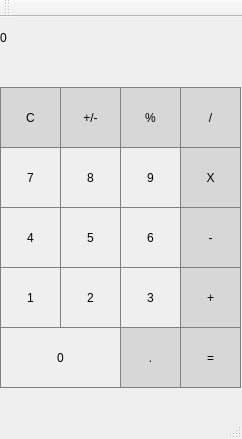
<?xml version="1.0" encoding="UTF-8"?>
<ui version="4.0">
 <class>MainWindow</class>
 <widget class="QMainWindow" name="MainWindow">
  <property name="geometry">
   <rect>
    <x>0</x>
    <y>0</y>
    <width>242</width>
    <height>439</height>
   </rect>
  </property>
  <property name="windowTitle">
   <string>MainWindow</string>
  </property>
  <widget class="QWidget" name="centralWidget">
   <widget class="QPushButton" name="pushButton_procenat">
    <property name="geometry">
     <rect>
      <x>120</x>
      <y>70</y>
      <width>61</width>
      <height>61</height>
     </rect>
    </property>
    <property name="styleSheet">
     <string notr="true">QPushButton { background-color: rgb(215, 215, 215); border: 1px solid grey; } QPushButton:pressed { background-color: qlineargradient(x1: 0, y1: 0, x2: 0, y2: 1, stop: 0 #BEBEBE, stop: 1 #D7D7D7); }</string>
    </property>
    <property name="text">
     <string>%</string>
    </property>
   </widget>
   <widget class="QPushButton" name="pushButton_pim">
    <property name="geometry">
     <rect>
      <x>60</x>
      <y>70</y>
      <width>61</width>
      <height>61</height>
     </rect>
    </property>
    <property name="styleSheet">
     <string notr="true">QPushButton { background-color: rgb(215, 215, 215); border: 1px solid grey; } QPushButton:pressed { background-color: qlineargradient(x1: 0, y1: 0, x2: 0, y2: 1, stop: 0 #BEBEBE, stop: 1 #D7D7D7); }</string>
    </property>
    <property name="text">
     <string>+/-</string>
    </property>
   </widget>
   <widget class="QPushButton" name="pushButton_division">
    <property name="geometry">
     <rect>
      <x>180</x>
      <y>70</y>
      <width>61</width>
      <height>61</height>
     </rect>
    </property>
    <property name="styleSheet">
     <string notr="true">QPushButton { background-color: rgb(215, 215, 215); border: 1px solid grey; } QPushButton:pressed { background-color: qlineargradient(x1: 0, y1: 0, x2: 0, y2: 1, stop: 0 #BEBEBE, stop: 1 #D7D7D7); }</string>
    </property>
    <property name="text">
     <string>/</string>
    </property>
   </widget>
   <widget class="QPushButton" name="pushButton_7">
    <property name="geometry">
     <rect>
      <x>0</x>
      <y>130</y>
      <width>61</width>
      <height>61</height>
     </rect>
    </property>
    <property name="styleSheet">
     <string notr="true">QPushButton { border: 1px solid grey; } QPushButton:pressed { background-color: qlineargradient(x1: 0, y1: 0, x2: 0, y2: 1, stop: 0 #dadbde, stop: 1 #f6f7fa); }</string>
    </property>
    <property name="text">
     <string>7</string>
    </property>
   </widget>
   <widget class="QPushButton" name="pushButton_8">
    <property name="geometry">
     <rect>
      <x>60</x>
      <y>130</y>
      <width>61</width>
      <height>61</height>
     </rect>
    </property>
    <property name="styleSheet">
     <string notr="true">QPushButton { border: 1px solid grey; } QPushButton:pressed { background-color: qlineargradient(x1: 0, y1: 0, x2: 0, y2: 1, stop: 0 #dadbde, stop: 1 #f6f7fa); }</string>
    </property>
    <property name="text">
     <string>8</string>
    </property>
   </widget>
   <widget class="QPushButton" name="pushButton_9">
    <property name="geometry">
     <rect>
      <x>120</x>
      <y>130</y>
      <width>61</width>
      <height>61</height>
     </rect>
    </property>
    <property name="styleSheet">
     <string notr="true">QPushButton { border: 1px solid grey; } QPushButton:pressed { background-color: qlineargradient(x1: 0, y1: 0, x2: 0, y2: 1, stop: 0 #dadbde, stop: 1 #f6f7fa); }</string>
    </property>
    <property name="text">
     <string>9</string>
    </property>
   </widget>
   <widget class="QPushButton" name="pushButton_mnozenje">
    <property name="geometry">
     <rect>
      <x>180</x>
      <y>130</y>
      <width>61</width>
      <height>61</height>
     </rect>
    </property>
    <property name="styleSheet">
     <string notr="true">QPushButton { background-color: rgb(215, 215, 215); border: 1px solid grey; } QPushButton:pressed { background-color: qlineargradient(x1: 0, y1: 0, x2: 0, y2: 1, stop: 0 #BEBEBE, stop: 1 #D7D7D7); }</string>
    </property>
    <property name="text">
     <string>X</string>
    </property>
   </widget>
   <widget class="QPushButton" name="pushButton_4">
    <property name="geometry">
     <rect>
      <x>0</x>
      <y>190</y>
      <width>61</width>
      <height>61</height>
     </rect>
    </property>
    <property name="styleSheet">
     <string notr="true">QPushButton { border: 1px solid grey; } QPushButton:pressed { background-color: qlineargradient(x1: 0, y1: 0, x2: 0, y2: 1, stop: 0 #dadbde, stop: 1 #f6f7fa); }</string>
    </property>
    <property name="text">
     <string>4</string>
    </property>
   </widget>
   <widget class="QPushButton" name="pushButton_5">
    <property name="geometry">
     <rect>
      <x>60</x>
      <y>190</y>
      <width>61</width>
      <height>61</height>
     </rect>
    </property>
    <property name="styleSheet">
     <string notr="true">QPushButton { border: 1px solid grey; } QPushButton:pressed { background-color: qlineargradient(x1: 0, y1: 0, x2: 0, y2: 1, stop: 0 #dadbde, stop: 1 #f6f7fa); }</string>
    </property>
    <property name="text">
     <string>5</string>
    </property>
   </widget>
   <widget class="QPushButton" name="pushButton_6">
    <property name="geometry">
     <rect>
      <x>120</x>
      <y>190</y>
      <width>61</width>
      <height>61</height>
     </rect>
    </property>
    <property name="styleSheet">
     <string notr="true">QPushButton { border: 1px solid grey; } QPushButton:pressed { background-color: qlineargradient(x1: 0, y1: 0, x2: 0, y2: 1, stop: 0 #dadbde, stop: 1 #f6f7fa); }</string>
    </property>
    <property name="text">
     <string>6</string>
    </property>
   </widget>
   <widget class="QPushButton" name="pushButton_minus">
    <property name="geometry">
     <rect>
      <x>180</x>
      <y>190</y>
      <width>61</width>
      <height>61</height>
     </rect>
    </property>
    <property name="styleSheet">
     <string notr="true">QPushButton { background-color: rgb(215, 215, 215); border: 1px solid grey; } QPushButton:pressed { background-color: qlineargradient(x1: 0, y1: 0, x2: 0, y2: 1, stop: 0 #BEBEBE, stop: 1 #D7D7D7); }</string>
    </property>
    <property name="text">
     <string>-</string>
    </property>
   </widget>
   <widget class="QPushButton" name="pushButton_1">
    <property name="geometry">
     <rect>
      <x>0</x>
      <y>250</y>
      <width>61</width>
      <height>61</height>
     </rect>
    </property>
    <property name="styleSheet">
     <string notr="true">QPushButton { border: 1px solid grey; } QPushButton:pressed { background-color: qlineargradient(x1: 0, y1: 0, x2: 0, y2: 1, stop: 0 #dadbde, stop: 1 #f6f7fa); }</string>
    </property>
    <property name="text">
     <string>1</string>
    </property>
   </widget>
   <widget class="QPushButton" name="pushButton_2">
    <property name="geometry">
     <rect>
      <x>60</x>
      <y>250</y>
      <width>61</width>
      <height>61</height>
     </rect>
    </property>
    <property name="styleSheet">
     <string notr="true">QPushButton { border: 1px solid grey; } QPushButton:pressed { background-color: qlineargradient(x1: 0, y1: 0, x2: 0, y2: 1, stop: 0 #dadbde, stop: 1 #f6f7fa); }</string>
    </property>
    <property name="text">
     <string>2</string>
    </property>
   </widget>
   <widget class="QPushButton" name="pushButton_3">
    <property name="geometry">
     <rect>
      <x>120</x>
      <y>250</y>
      <width>61</width>
      <height>61</height>
     </rect>
    </property>
    <property name="styleSheet">
     <string notr="true">QPushButton { border: 1px solid grey; } QPushButton:pressed { background-color: qlineargradient(x1: 0, y1: 0, x2: 0, y2: 1, stop: 0 #dadbde, stop: 1 #f6f7fa); }</string>
    </property>
    <property name="text">
     <string>3</string>
    </property>
   </widget>
   <widget class="QPushButton" name="pushButton_plus">
    <property name="geometry">
     <rect>
      <x>180</x>
      <y>250</y>
      <width>61</width>
      <height>61</height>
     </rect>
    </property>
    <property name="styleSheet">
     <string notr="true">QPushButton { background-color: rgb(215, 215, 215); border: 1px solid grey; } QPushButton:pressed { background-color: qlineargradient(x1: 0, y1: 0, x2: 0, y2: 1, stop: 0 #BEBEBE, stop: 1 #D7D7D7); }</string>
    </property>
    <property name="text">
     <string>+</string>
    </property>
   </widget>
   <widget class="QPushButton" name="pushButton_0">
    <property name="geometry">
     <rect>
      <x>0</x>
      <y>310</y>
      <width>121</width>
      <height>61</height>
     </rect>
    </property>
    <property name="styleSheet">
     <string notr="true">QPushButton { border: 1px solid grey; } QPushButton:pressed { background-color: qlineargradient(x1: 0, y1: 0, x2: 0, y2: 1, stop: 0 #dadbde, stop: 1 #f6f7fa); }</string>
    </property>
    <property name="text">
     <string>0</string>
    </property>
   </widget>
   <widget class="QPushButton" name="pushButton_tacka">
    <property name="geometry">
     <rect>
      <x>120</x>
      <y>310</y>
      <width>61</width>
      <height>61</height>
     </rect>
    </property>
    <property name="styleSheet">
     <string notr="true">QPushButton { background-color: rgb(215, 215, 215); border: 1px solid grey; } QPushButton:pressed { background-color: qlineargradient(x1: 0, y1: 0, x2: 0, y2: 1, stop: 0 #BEBEBE, stop: 1 #D7D7D7); }</string>
    </property>
    <property name="text">
     <string>.</string>
    </property>
   </widget>
   <widget class="QPushButton" name="pushButton_equals">
    <property name="geometry">
     <rect>
      <x>180</x>
      <y>310</y>
      <width>61</width>
      <height>61</height>
     </rect>
    </property>
    <property name="styleSheet">
     <string notr="true">QPushButton { background-color: rgb(215, 215, 215); border: 1px solid grey; } QPushButton:pressed { background-color: qlineargradient(x1: 0, y1: 0, x2: 0, y2: 1, stop: 0 #BEBEBE, stop: 1 #D7D7D7); }</string>
    </property>
    <property name="text">
     <string>=</string>
    </property>
   </widget>
   <widget class="QLabel" name="label">
    <property name="geometry">
     <rect>
      <x>0</x>
      <y>0</y>
      <width>241</width>
      <height>41</height>
     </rect>
    </property>
    <property name="styleSheet">
     <string notr="true">QLabel { qproperty-alignment: 'AlignVCenter | AlignRight'; border: 1px solid blue; }
background-color : white;</string>
    </property>
    <property name="text">
     <string>0</string>
    </property>
   </widget>
   <widget class="QPushButton" name="pushButton_C">
    <property name="geometry">
     <rect>
      <x>0</x>
      <y>70</y>
      <width>61</width>
      <height>61</height>
     </rect>
    </property>
    <property name="styleSheet">
     <string notr="true">QPushButton { background-color: rgb(215, 215, 215); border: 1px solid grey; } QPushButton:pressed { background-color: qlineargradient(x1: 0, y1: 0, x2: 0, y2: 1, stop: 0 #BEBEBE, stop: 1 #D7D7D7); }</string>
    </property>
    <property name="text">
     <string>C</string>
    </property>
   </widget>
   <widget class="QLabel" name="label_2">
    <property name="geometry">
     <rect>
      <x>0</x>
      <y>0</y>
      <width>241</width>
      <height>41</height>
     </rect>
    </property>
    <property name="styleSheet">
     <string notr="true">QLabel { qproperty-alignment: 'AlignVCenter | AlignRight'; border: 1px solid blue; }
background-color : white;</string>
    </property>
    <property name="text">
     <string/>
    </property>
   </widget>
  </widget>
  <widget class="QMenuBar" name="menuBar">
   <property name="geometry">
    <rect>
     <x>0</x>
     <y>0</y>
     <width>242</width>
     <height>25</height>
    </rect>
   </property>
  </widget>
  <widget class="QToolBar" name="mainToolBar">
   <attribute name="toolBarArea">
    <enum>TopToolBarArea</enum>
   </attribute>
   <attribute name="toolBarBreak">
    <bool>false</bool>
   </attribute>
  </widget>
  <widget class="QStatusBar" name="statusBar"/>
 </widget>
 <layoutdefault spacing="6" margin="11"/>
 <resources/>
 <connections/>
</ui>
